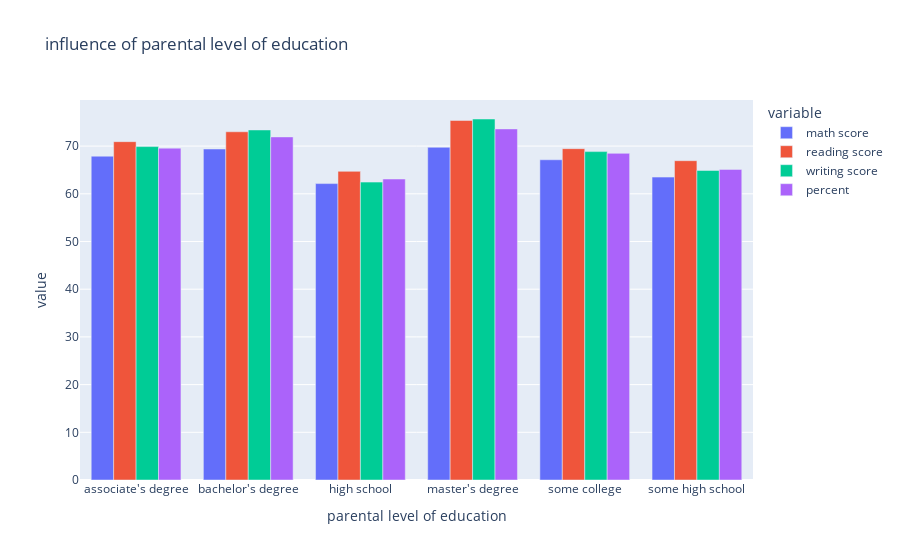

Here is the notebook cell this chart was saved with:
### Code cell
px.bar(background_performance,title='influence of parental level of education ',barmode='group')

### Figure 1 — Plotly figure (JSON) as saved in the notebook; plotly's stock layout.template omitted (floating-point values rounded to 4 significant figures)
{"data": [{"alignmentgroup": "True", "hovertemplate": "variable=math score<br>parental level of education=%{x}<br>value=%{y}<extra></extra>", "legendgroup": "math score", "marker": {"color": "#636efa", "pattern": {"shape": ""}}, "name": "math score", "offsetgroup": "math score", "orientation": "v", "showlegend": true, "textposition": "auto", "type": "bar", "x": ["associate's degree", "bachelor's degree", "high school", "master's degree", "some college", "some high school"], "xaxis": "x", "y": [67.88, 69.39, 62.14, 69.75, 67.13, 63.5], "yaxis": "y"}, {"alignmentgroup": "True", "hovertemplate": "variable=reading score<br>parental level of education=%{x}<br>value=%{y}<extra></extra>", "legendgroup": "reading score", "marker": {"color": "#EF553B", "pattern": {"shape": ""}}, "name": "reading score", "offsetgroup": "reading score", "orientation": "v", "showlegend": true, "textposition": "auto", "type": "bar", "x": ["associate's degree", "bachelor's degree", "high school", "master's degree", "some college", "some high school"], "xaxis": "x", "y": [70.93, 73, 64.7, 75.37, 69.46, 66.94], "yaxis": "y"}, {"alignmentgroup": "True", "hovertemplate": "variable=writing score<br>parental level of education=%{x}<br>value=%{y}<extra></extra>", "legendgroup": "writing score", "marker": {"color": "#00cc96", "pattern": {"shape": ""}}, "name": "writing score", "offsetgroup": "writing score", "orientation": "v", "showlegend": true, "textposition": "auto", "type": "bar", "x": ["associate's degree", "bachelor's degree", "high school", "master's degree", "some college", "some high school"], "xaxis": "x", "y": [69.9, 73.38, 62.45, 75.68, 68.84, 64.89], "yaxis": "y"}, {"alignmentgroup": "True", "hovertemplate": "variable=percent<br>parental level of education=%{x}<br>value=%{y}<extra></extra>", "legendgroup": "percent", "marker": {"color": "#ab63fa", "pattern": {"shape": ""}}, "name": "percent", "offsetgroup": "percent", "orientation": "v", "showlegend": true, "textposition": "auto", "type": "bar", "x": ["associate's degree", "bachelor's degree", "high school", "master's degree", "some college", "some high school"], "xaxis": "x", "y": [69.57, 71.92, 63.1, 73.6, 68.48, 65.11], "yaxis": "y"}], "layout": {"barmode": "group", "legend": {"title": {"text": "variable"}, "tracegroupgap": 0}, "title": {"text": "influence of parental level of education "}, "xaxis": {"anchor": "y", "domain": [0, 1], "title": {"text": "parental level of education"}}, "yaxis": {"anchor": "x", "domain": [0, 1], "title": {"text": "value"}}}}
